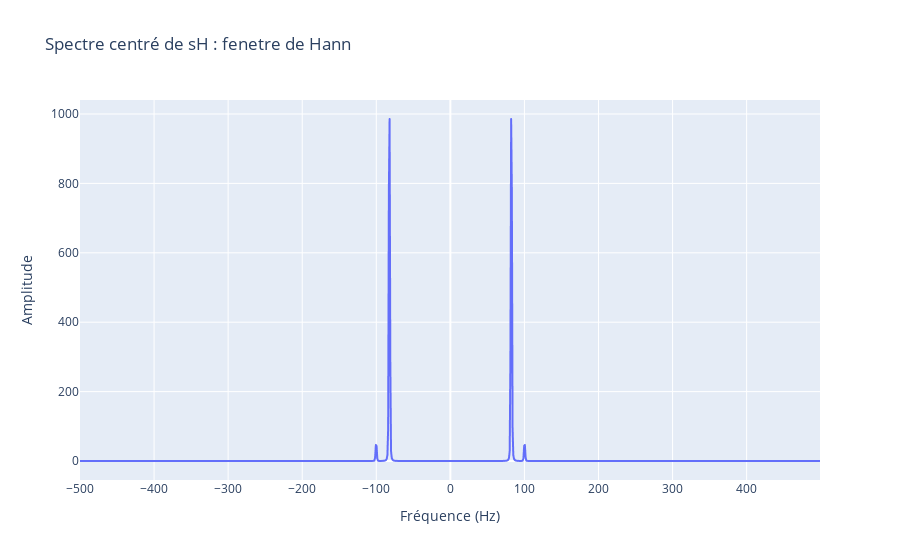
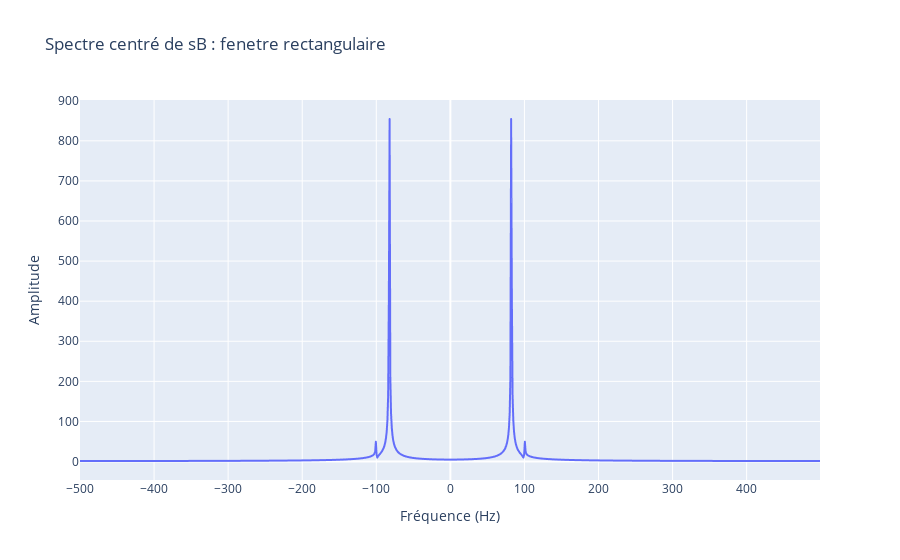

Notebook source saved alongside these figures, in order:
### Markdown cell above
6. Afficher sur un même graphe les deux signaux temporels en fonction du temps, puis sur un autre graphe les
spectres centrés de sH [k] et sB [k]. Notez le nombre de pics d’amplitude pour chaque courbe, et relevez les
fréquences auxquelles ces pics apparaissent. Commentez

### Code cell
#spectre de sH
fft_sH = np.fft.fftshift(np.fft.fft(sH, N))
freq = (np.arange(N)/N-0.5)*nue

fig2 = px.line(x=freq, y=abs(fft_sH), 
               title='Spectre centré de sH : fenetre de Hann', 
               labels={'x': 'Fréquence (Hz)', 'y': 'Amplitude'}).show()

#spectre de sB
fft_sB = np.fft.fftshift(np.fft.fft(sB, N))
fig3 = px.line(x=freq, y=abs(fft_sB), 
               title='Spectre centré de sB : fenetre rectangulaire', 
               labels={'x': 'Fréquence (Hz)', 'y': 'Amplitude'}).show()

### Figure 1 — Plotly figure (JSON) as saved in the notebook; plotly's stock layout.template omitted (floating-point values rounded to 4 significant figures; data arrays with more than 128 entries replaced by an {"elided": "..."} marker saying what was removed)
{"data": [{"hovertemplate": "Fréquence (Hz)=%{x}<br>Amplitude=%{y}<extra></extra>", "legendgroup": "", "line": {"color": "#636efa", "dash": "solid"}, "marker": {"symbol": "circle"}, "mode": "lines", "name": "", "showlegend": false, "type": "scattergl", "x": {"elided": "1024 float values"}, "xaxis": "x", "y": {"elided": "1024 float values"}, "yaxis": "y"}], "layout": {"legend": {"tracegroupgap": 0}, "title": {"text": "Spectre centré de sH : fenetre de Hann"}, "xaxis": {"anchor": "y", "domain": [0, 1], "title": {"text": "Fréquence (Hz)"}}, "yaxis": {"anchor": "x", "domain": [0, 1], "title": {"text": "Amplitude"}}}}

### Figure 2 — Plotly figure (JSON) as saved in the notebook; plotly's stock layout.template omitted (floating-point values rounded to 4 significant figures; data arrays with more than 128 entries replaced by an {"elided": "..."} marker saying what was removed)
{"data": [{"hovertemplate": "Fréquence (Hz)=%{x}<br>Amplitude=%{y}<extra></extra>", "legendgroup": "", "line": {"color": "#636efa", "dash": "solid"}, "marker": {"symbol": "circle"}, "mode": "lines", "name": "", "showlegend": false, "type": "scattergl", "x": {"elided": "1024 float values"}, "xaxis": "x", "y": {"elided": "1024 float values"}, "yaxis": "y"}], "layout": {"legend": {"tracegroupgap": 0}, "title": {"text": "Spectre centré de sB : fenetre rectangulaire"}, "xaxis": {"anchor": "y", "domain": [0, 1], "title": {"text": "Fréquence (Hz)"}}, "yaxis": {"anchor": "x", "domain": [0, 1], "title": {"text": "Amplitude"}}}}
